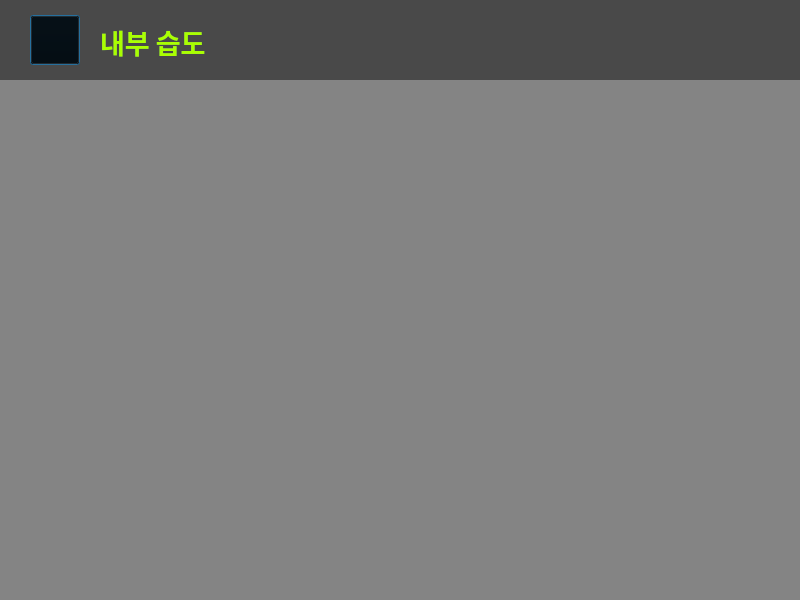
<?xml version="1.0" encoding="UTF-8"?>
<ui version="4.0">
 <class>Dialog</class>
 <widget class="QDialog" name="Dialog">
  <property name="geometry">
   <rect>
    <x>0</x>
    <y>0</y>
    <width>800</width>
    <height>600</height>
   </rect>
  </property>
  <property name="windowTitle">
   <string>Dialog</string>
  </property>
  <widget class="QLabel" name="label_1">
   <property name="geometry">
    <rect>
     <x>0</x>
     <y>0</y>
     <width>800</width>
     <height>600</height>
    </rect>
   </property>
   <property name="text">
    <string/>
   </property>
   <property name="pixmap">
    <pixmap>smart_farm.jpg</pixmap>
   </property>
   <property name="scaledContents">
    <bool>true</bool>
   </property>
   <property name="wordWrap">
    <bool>false</bool>
   </property>
  </widget>
  <widget class="QLabel" name="label_3">
   <property name="geometry">
    <rect>
     <x>0</x>
     <y>0</y>
     <width>801</width>
     <height>80</height>
    </rect>
   </property>
   <property name="styleSheet">
    <string notr="true">background-color:rgba(0, 0, 0, 0.45);</string>
   </property>
   <property name="text">
    <string/>
   </property>
  </widget>
  <widget class="QPushButton" name="pushButton">
   <property name="geometry">
    <rect>
     <x>30</x>
     <y>15</y>
     <width>50</width>
     <height>50</height>
    </rect>
   </property>
   <property name="styleSheet">
    <string notr="true">background-color:transparent;</string>
   </property>
   <property name="text">
    <string/>
   </property>
   <property name="icon">
    <iconset>
     <normaloff>back.png</normaloff>back.png</iconset>
   </property>
   <property name="iconSize">
    <size>
     <width>50</width>
     <height>50</height>
    </size>
   </property>
  </widget>
  <widget class="QLabel" name="label_2">
   <property name="geometry">
    <rect>
     <x>0</x>
     <y>0</y>
     <width>800</width>
     <height>600</height>
    </rect>
   </property>
   <property name="styleSheet">
    <string notr="true">background-color:rgba(0, 0, 0, 0.45);;</string>
   </property>
   <property name="text">
    <string/>
   </property>
  </widget>
  <widget class="QLabel" name="label_4">
   <property name="geometry">
    <rect>
     <x>100</x>
     <y>5</y>
     <width>200</width>
     <height>75</height>
    </rect>
   </property>
   <property name="font">
    <font>
     <family>휴먼편지체</family>
     <weight>75</weight>
     <bold>true</bold>
    </font>
   </property>
   <property name="text">
    <string>&lt;html&gt;&lt;head/&gt;&lt;body&gt;&lt;p&gt;&lt;span style=&quot; font-size:20pt; color:#aaff00;&quot;&gt;내부 습도&lt;/span&gt;&lt;/p&gt;&lt;/body&gt;&lt;/html&gt;</string>
   </property>
  </widget>
  <widget class="PlotWidget" name="inner_humi" native="true">
   <property name="geometry">
    <rect>
     <x>50</x>
     <y>100</y>
     <width>700</width>
     <height>480</height>
    </rect>
   </property>
  </widget>
  <zorder>label_1</zorder>
  <zorder>label_3</zorder>
  <zorder>label_2</zorder>
  <zorder>label_4</zorder>
  <zorder>inner_humi</zorder>
  <zorder>pushButton</zorder>
 </widget>
 <customwidgets>
  <customwidget>
   <class>PlotWidget</class>
   <extends>QWidget</extends>
   <header location="global">pyqtgraph.h</header>
   <container>1</container>
  </customwidget>
 </customwidgets>
 <resources/>
 <connections>
  <connection>
   <sender>pushButton</sender>
   <signal>clicked()</signal>
   <receiver>Dialog</receiver>
   <slot>btn_main()</slot>
   <hints>
    <hint type="sourcelabel">
     <x>53</x>
     <y>50</y>
    </hint>
    <hint type="destinationlabel">
     <x>85</x>
     <y>-86</y>
    </hint>
   </hints>
  </connection>
 </connections>
 <slots>
  <slot>btn_main()</slot>
 </slots>
</ui>
